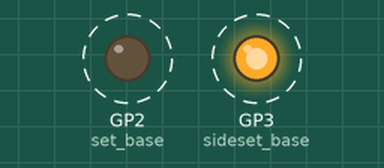
Simulated run of this program. Board: Raspberry Pi Pico running MicroPython. Parts: output pins drawn as LEDs (lit = HIGH). Dashed ring = blinking.

Above: at 0.06 s.
Timing chart, 0 to 3.0 s (numbered marks = the images above):
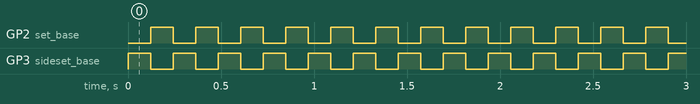

The program:

main.py
```python
from machine import Pin
from utime import sleep_ms
from rp2 import PIO, asm_pio, StateMachine


@asm_pio(set_init = PIO.OUT_LOW, sideset_init = PIO.OUT_HIGH)
def police_lights():
    """
    Total no. of cycles = (1 + 1 + (29 + 1) * (6 + 1) + 1) * 2 = 426 cycles
    Flash frequency = 2000 / 426 = 4.69Hz
    """

    wrap_target()

    set(pins, 0) .side(1)

    set(x, 29)
    label("delay_1")
    nop() [6]
    jmp(x_dec, "delay_1")

    set(pins, 1) .side(0)

    set(y, 29)
    label("delay_2")
    nop() [6]
    jmp(y_dec, "delay_2")

    wrap()


sm = StateMachine(0, police_lights, freq = 2000, set_base = Pin(2), sideset_base = Pin(3))

sm.active(1)
```

Measured:
- by itself, GP2 (set_base), GP3 (sideset_base): alternates HIGH for 0.12 s and LOW for 0.12 s
